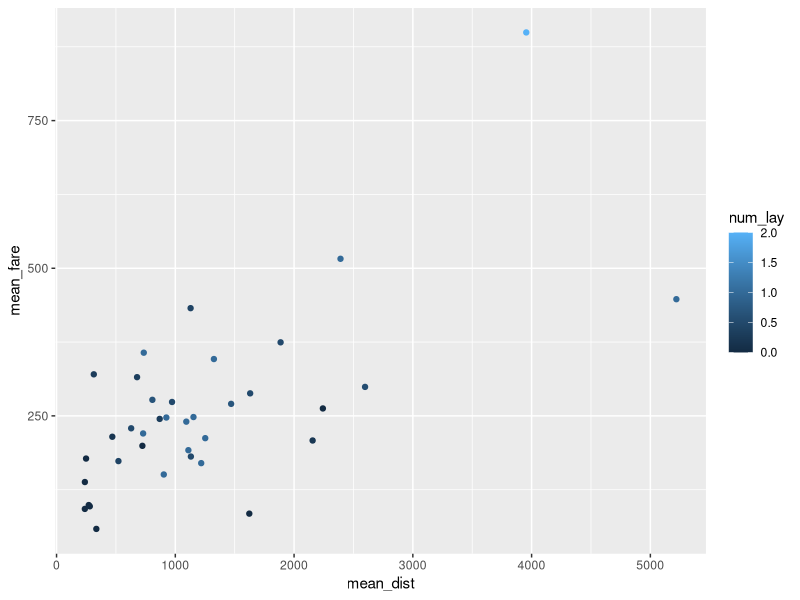
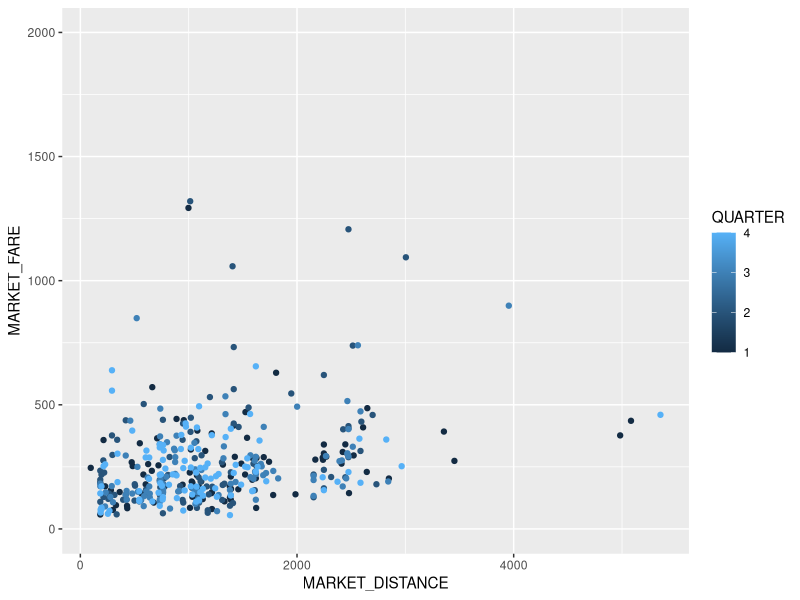
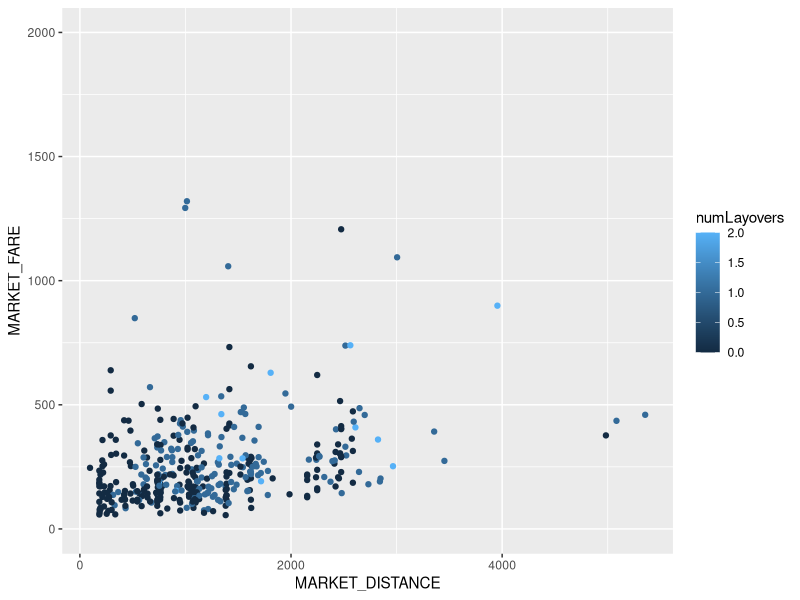
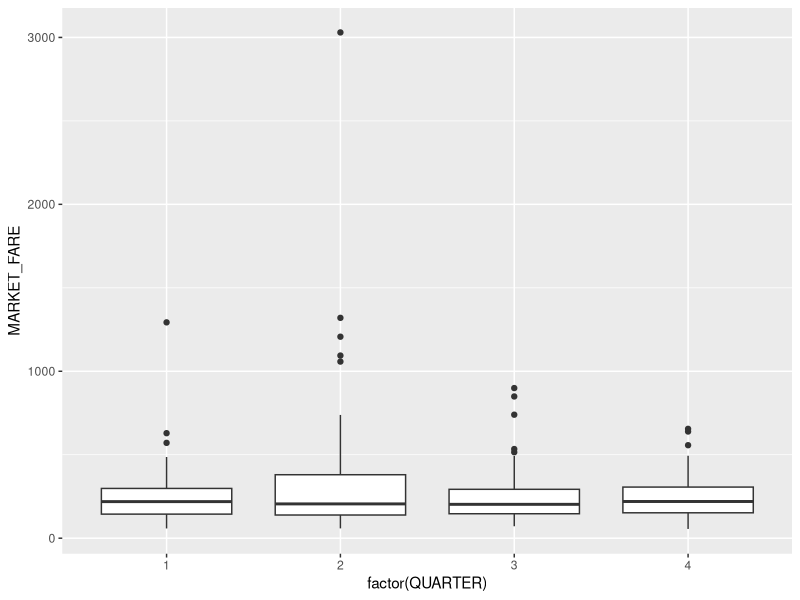

Source code (R) for these figures, in order:
## ---- chunk 1
library(ggplot2)
library(dplyr)
raw_data<- read.csv('itineraries-2017.csv')

#Subsetting for flights that leave from NY state
ny_data<- raw_data%>%filter(ORIGIN_STATE_ABR=='NY')
#Linear model where the predictor is a categorical variable for the the airport from which the plane departs
ny_model<- lm(MARKET_FARE~factor(ORIGIN), data= ny_data)
summary(ny_model)

#creating a df which contains average fare and layovers for all flights leaving from NY, organized by state
mean_nyo_data<-raw_data%>%filter(ORIGIN_STATE_ABR=='NY')%>%group_by(DEST_STATE_ABR)%>%summarise(mean_fare= mean(MARKET_FARE), mean_dist = mean(MARKET_DISTANCE), num_lay= mean(numLayovers))

#creating a df which contains average fare and layovers for all flights arriving at NY, organized by state
mean_nyi_data<- raw_data%>%filter(DEST_STATE_ABR=='NY')%>%group_by(ORIGIN_STATE_ABR)%>%summarise(mean_fare= mean(MARKET_FARE), mean_dist = mean(MARKET_DISTANCE), num_lay= mean(numLayovers))


model1<-lm(mean_fare~ mean_dist+num_lay+num_lay*mean_dist, data= mean_nyo_data)
model2<-lm(mean_fare~ mean_dist+num_lay, data= mean_nyo_data)
summary(model1)
summary(model2)
ft1<-anova(model1,model2)
ft1

model3<-lm(mean_fare~ mean_dist+num_lay+num_lay*mean_dist, data= mean_nyi_data)
model4<-lm(mean_fare~ mean_dist+num_lay, data= mean_nyi_data)
summary(model3)
summary(model4)

ft2<-anova(model3,model4)



ggplot()+geom_point(aes(x=mean_dist, y=mean_fare, col=num_lay), data=mean_nyo_data)



## ---- chunk 2
confint(model3, 'mean_dist:num_lay' ,level=0.95)

model3<- lm(MARKET_FARE~MARKET_DISTANCE+numLayovers+QUARTER+numLayovers*MARKET_DISTANCE,data=raw_data)
summary(model3)

for(i in 1:nrow(raw_data)){
    if(as.character(raw_data$ORIGIN_STATE_ABR[i])==as.character(raw_data$DEST_STATE_ABR[i])){
      print(i)
    }

}


ggplot() + geom_point(aes(x=MARKET_DISTANCE,y=MARKET_FARE, col=QUARTER),data=raw_data)+ylim(0,2000)
ggplot() + geom_point(aes(x=MARKET_DISTANCE,y=MARKET_FARE, col=numLayovers),data=raw_data)+ylim(0,2000)
ggplot() + geom_boxplot(aes(x=factor(QUARTER), y = MARKET_FARE),data=raw_data)
